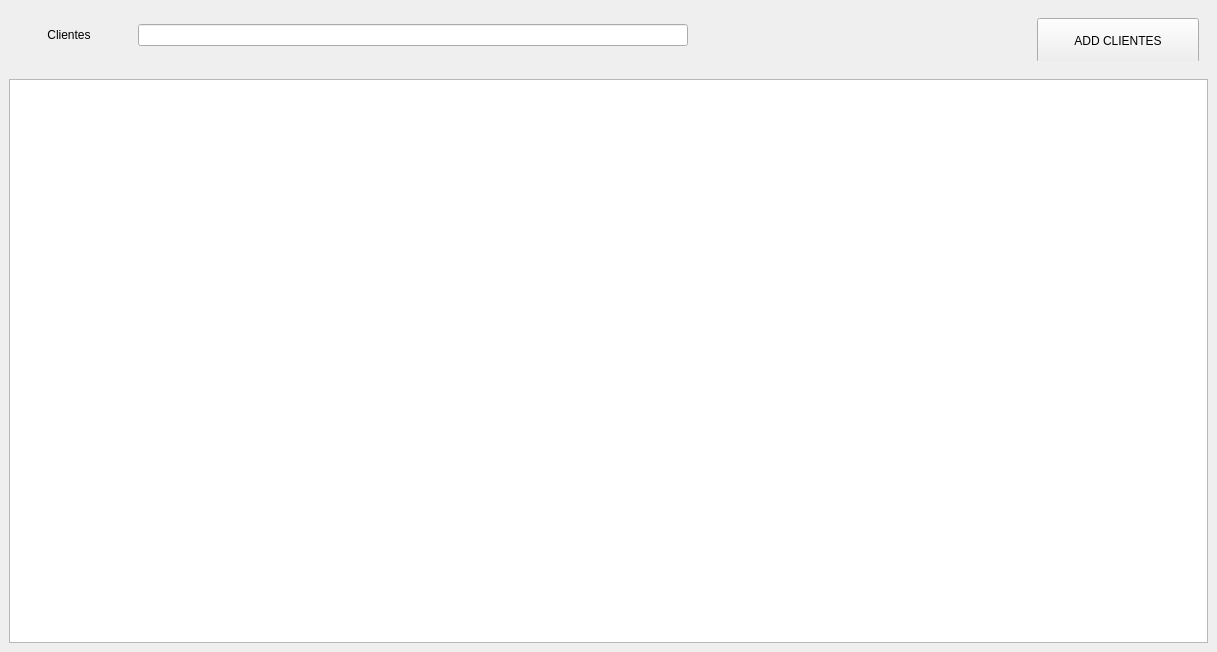
<?xml version="1.0" encoding="UTF-8"?>
<ui version="4.0">
 <class>MainWindow</class>
 <widget class="QMainWindow" name="MainWindow">
  <property name="geometry">
   <rect>
    <x>0</x>
    <y>0</y>
    <width>1217</width>
    <height>652</height>
   </rect>
  </property>
  <property name="windowTitle">
   <string>MainWindow</string>
  </property>
  <property name="layoutDirection">
   <enum>Qt::LayoutDirection::LeftToRight</enum>
  </property>
  <widget class="QWidget" name="centralwidget">
   <layout class="QVBoxLayout" name="verticalLayout">
    <property name="spacing">
     <number>0</number>
    </property>
    <property name="leftMargin">
     <number>0</number>
    </property>
    <property name="topMargin">
     <number>0</number>
    </property>
    <property name="rightMargin">
     <number>0</number>
    </property>
    <property name="bottomMargin">
     <number>0</number>
    </property>
    <item>
     <widget class="QWidget" name="widget_2" native="true">
      <property name="minimumSize">
       <size>
        <width>0</width>
        <height>70</height>
       </size>
      </property>
      <property name="maximumSize">
       <size>
        <width>16777215</width>
        <height>70</height>
       </size>
      </property>
      <property name="styleSheet">
       <string notr="true"/>
      </property>
      <layout class="QHBoxLayout" name="horizontalLayout">
       <property name="spacing">
        <number>9</number>
       </property>
       <property name="leftMargin">
        <number>9</number>
       </property>
       <property name="topMargin">
        <number>9</number>
       </property>
       <property name="rightMargin">
        <number>9</number>
       </property>
       <property name="bottomMargin">
        <number>9</number>
       </property>
       <item>
        <widget class="QLabel" name="label">
         <property name="minimumSize">
          <size>
           <width>120</width>
           <height>0</height>
          </size>
         </property>
         <property name="maximumSize">
          <size>
           <width>120</width>
           <height>16777215</height>
          </size>
         </property>
         <property name="text">
          <string>Clientes</string>
         </property>
         <property name="alignment">
          <set>Qt::AlignmentFlag::AlignCenter</set>
         </property>
        </widget>
       </item>
       <item>
        <widget class="QWidget" name="widget_4" native="true">
         <property name="sizePolicy">
          <sizepolicy hsizetype="Preferred" vsizetype="Preferred">
           <horstretch>0</horstretch>
           <verstretch>0</verstretch>
          </sizepolicy>
         </property>
         <property name="minimumSize">
          <size>
           <width>600</width>
           <height>0</height>
          </size>
         </property>
         <property name="layoutDirection">
          <enum>Qt::LayoutDirection::LeftToRight</enum>
         </property>
         <property name="styleSheet">
          <string notr="true"/>
         </property>
         <layout class="QVBoxLayout" name="verticalLayout_2" stretch="0">
          <property name="spacing">
           <number>0</number>
          </property>
          <property name="leftMargin">
           <number>0</number>
          </property>
          <property name="topMargin">
           <number>0</number>
          </property>
          <property name="rightMargin">
           <number>0</number>
          </property>
          <property name="bottomMargin">
           <number>0</number>
          </property>
          <item>
           <widget class="QLineEdit" name="FiltroClientes">
            <property name="sizePolicy">
             <sizepolicy hsizetype="Ignored" vsizetype="Maximum">
              <horstretch>0</horstretch>
              <verstretch>0</verstretch>
             </sizepolicy>
            </property>
            <property name="minimumSize">
             <size>
              <width>550</width>
              <height>0</height>
             </size>
            </property>
            <property name="maximumSize">
             <size>
              <width>550</width>
              <height>16777215</height>
             </size>
            </property>
            <property name="styleSheet">
             <string notr="true">border-left: 1px solid red;
border-right: 1px solid red;</string>
            </property>
            <property name="alignment">
             <set>Qt::AlignmentFlag::AlignLeading|Qt::AlignmentFlag::AlignLeft|Qt::AlignmentFlag::AlignTop</set>
            </property>
           </widget>
          </item>
         </layout>
        </widget>
       </item>
       <item>
        <widget class="QWidget" name="widget_5" native="true">
         <property name="minimumSize">
          <size>
           <width>180</width>
           <height>0</height>
          </size>
         </property>
         <property name="maximumSize">
          <size>
           <width>180</width>
           <height>16777215</height>
          </size>
         </property>
         <property name="styleSheet">
          <string notr="true"/>
         </property>
         <layout class="QHBoxLayout" name="horizontalLayout_3">
          <item>
           <widget class="QPushButton" name="add_clientes">
            <property name="minimumSize">
             <size>
              <width>50</width>
              <height>45</height>
             </size>
            </property>
            <property name="maximumSize">
             <size>
              <width>16777215</width>
              <height>45</height>
             </size>
            </property>
            <property name="text">
             <string>ADD CLIENTES</string>
            </property>
           </widget>
          </item>
         </layout>
        </widget>
       </item>
      </layout>
     </widget>
    </item>
    <item>
     <widget class="QWidget" name="widget" native="true">
      <property name="styleSheet">
       <string notr="true"/>
      </property>
      <layout class="QHBoxLayout" name="horizontalLayout_4">
       <property name="leftMargin">
        <number>9</number>
       </property>
       <item>
        <widget class="QTableWidget" name="tableWidget"/>
       </item>
      </layout>
     </widget>
    </item>
   </layout>
  </widget>
 </widget>
 <resources/>
 <connections/>
</ui>
